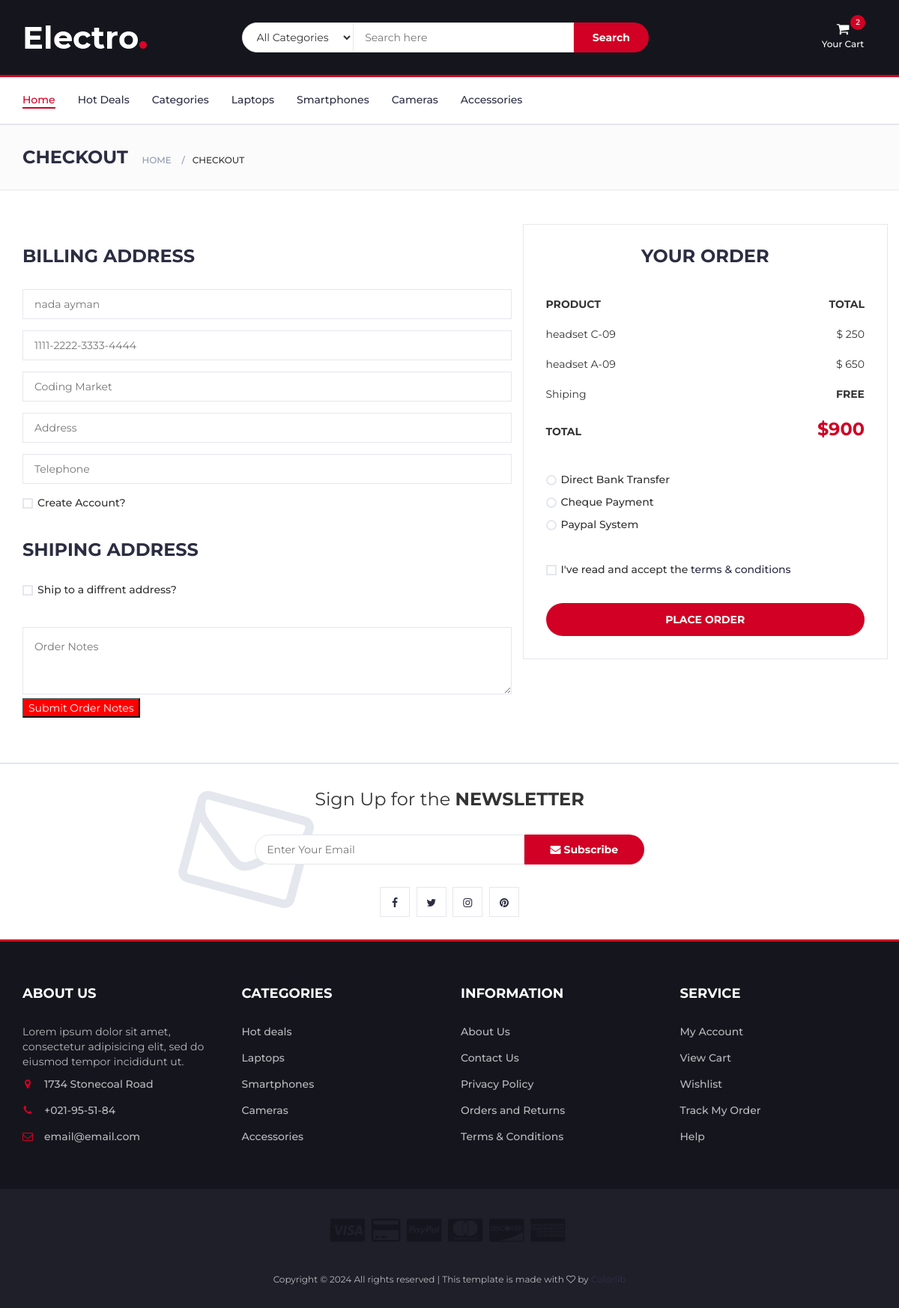
/checkout (signed in), run on the app's committed database.
### tables this page shows
CREATE TABLE "products" (
            id INTEGER PRIMARY KEY AUTOINCREMENT,
            name TEXT NOT NULL UNIQUE,
            description TEXT,
            price INTEGER NOT NULL,
            category TEXT NOT NULL,
            img TEXT
        );

### app.py (the view, shortened to what this page needs)
@app.route('/checkout', methods=['POST', 'GET'])
def checkout ():
    products_id, counter = db.get_cart_products(connection, session.get('username'))
    whole_products = []
    real_price = 0
    for id in products_id:
        whole_products.append(id)
        real_price += id[3]
    session['Correct_MAC'] = utils.create_mac(real_price)
    return render_template('checkout.html', products=whole_products, price=real_price, counter = counter, username = session.get('username'))

### db.py (called while the page is built)
def get_user(connection, username):
    cursor = connection.cursor()
    query = '''SELECT * FROM users WHERE username = ?'''
    cursor.execute(query, (username,))
    return cursor.fetchone()

def get_cart_products(connection, username):
    user = get_user(connection, username)
    cursor = connection.cursor()
    query ='''
        SELECT products_id
        FROM payment
        WHERE user_id = ?;
    '''
    cursor.execute(query, (user[0],))
    print("in get cart product")
    tmp = cursor.fetchall()
    print(tmp)
    print("hi")
    products =[]
    for product in tmp:
        products.append(get_product_byID(connection,product))
    return products, len(tmp)

def get_product_byID(connection, id):
    cursor = connection.cursor()
    query = '''SELECT * FROM products WHERE id = ?'''
    cursor.execute(query, id)
    return cursor.fetchone()

### utils.py (called while the page is built)
def create_mac(price):
    secret_key = b'supersecretkey'
    price_bytes = str(price).encode('utf-8')
    mac = hmac.new(secret_key, price_bytes, hashlib.sha256).hexdigest()
    return mac

### templates/checkout.html (shortened to what this page needs)
<!DOCTYPE html>
<html lang="en">
  <head>
    <link
      type="text/css"
      rel="stylesheet"
      href="../static/css/bootstrap.min.css"
    />
    <link type="text/css" rel="stylesheet" href="../static/css/slick.css" />
    <link
      type="text/css"
      rel="stylesheet"
      href="../static/css/slick-theme.css"
    />
    <link
      type="text/css"
      rel="stylesheet"
      href="../static/css/nouislider.min.css"
    />
    <link rel="stylesheet" href="../static/css/font-awesome.min.css" />
    <link type="text/css" rel="stylesheet" href="../static/css/style.css" />
  </head>
  <body>
    <header>
      <div id="header">
        <div class="container">
          <div class="row">
            <div class="col-md-3">
              <div class="header-logo">
                <a href="#" class="logo">
                  <img src="../assets/img/logo.png" alt="" />
                </a>
              </div>
            </div>
            <div class="col-md-6">
              <div class="header-search">
                <form>
                  <select class="input-select">
                    <option value="0">All Categories</option>
                  </select>
                  <input class="input" placeholder="Search here" />
                  <button class="search-btn">Search</button>
                </form>
              </div>
            </div>
            <div class="col-md-3 clearfix">
              <div class="header-ctn">
                <div class="dropdown">
                  <a
                    class="dropdown-toggle"
                    data-toggle="dropdown"
                    aria-expanded="true"
                  >
                    <i class="fa fa-shopping-cart"></i>
                    <span>Your Cart</span>
                    <div class="qty">{{counter}}</div>
                  </a>
                </div>
              </div>
            </div>
          </div>
        </div>
      </div>
    </header>
    <nav id="navigation">
      <div class="container">
        <div id="responsive-nav">
          <ul class="main-nav nav navbar-nav">
            <li class="active"><a href="#">Home</a></li>
            <li><a href="#">Hot Deals</a></li>
            <li><a href="#">Categories</a></li>
            <li><a href="#">Laptops</a></li>
            <li><a href="#">Smartphones</a></li>
            <li><a href="#">Cameras</a></li>
            <li><a href="#">Accessories</a></li>
          </ul>
        </div>
      </div>
    </nav>
    <div id="breadcrumb" class="section">
      <div class="container">
        <div class="row">
          <div class="col-md-12">
            <h3 class="breadcrumb-header">Checkout</h3>
            <ul class="breadcrumb-tree">
              <li><a href="#">Home</a></li>
              <li class="active">Checkout</li>
            </ul>
          </div>
        </div>
      </div>
    </div>
    <div class="section">
      <div class="container">
        <div class="row">
          <div class="col-md-7">
            <div class="billing-details">
              <div class="section-title">
                <h3 class="title">Billing address</h3>
              </div>
              <div class="form-group">
                <input
                  disabled
                  class="input disapled"
                  type="text"
                  name="username"
                  placeholder="{{username}}"
                />
              </div>
              <div class="form-group">
                <input
                  class="input"
                  type="text"
                  name="crad_number"
                  placeholder="1111-2222-3333-4444"
                />
              </div>
              <div class="form-group">
                <input
                  class="input"
                  type="text"
                  name="card holder"
                  placeholder="Coding Market"
                />
              </div>
              <div class="form-group">
                <input
                  class="input"
                  type="text"
                  name="address"
                  placeholder="Address"
                />
              </div>
              <div class="form-group">
                <input
                  class="input"
                  type="tel"
                  name="tel"
                  placeholder="Telephone"
                />
              </div>
              <div class="form-group">
                <div class="input-checkbox">
                  <label for="create-account">
                    <span></span>
                    Create Account?
                  </label>
                </div>
              </div>
            </div>
            <div class="shiping-details">
              <div class="section-title">
                <h3 class="title">Shiping address</h3>
              </div>
              <div class="input-checkbox">
                <label for="shiping-address">
                  <span></span>
                  Ship to a diffrent address?
                </label>
              </div>
            </div>
            <form action="/checkout" method="POST">
              <div class="order-notes">
                <textarea
                  class="input"
                  name="order_notes"
                  placeholder="Order Notes"
                ></textarea>
              </div>
              <button
                type="submit"
                ,
                style="background-color: red; color: white"
              >
                Submit Order Notes
              </button>
            </form>
          </div>
          <div class="col-md-5 order-details">
            <div class="section-title text-center">
              <h3 class="title">Your Order</h3>
            </div>
            <div class="order-summary">
              <div class="order-col">
                <div><strong>PRODUCT</strong></div>
                <div><strong>TOTAL</strong></div>
              </div>
              <div class="order-products">
                {% for product in products %}
                <div class="order-col">
                  <div>{{product[1]}}</div>
                  <div>$ {{product[3]}}</div>
                </div>
                {% endfor %}
              </div>
              <div class="order-col">
                <div>Shiping</div>
                <div><strong>FREE</strong></div>
              </div>
              <div class="order-col">
                <div><strong>TOTAL</strong></div>
                <div><strong class="order-total">${{price}}</strong></div>
              </div>
            </div>
            <div class="payment-method">
              <div class="input-radio">
                <label for="payment-1">
                  <span></span>
                  Direct Bank Transfer
                </label>
              </div>
              <div class="input-radio">
                <label for="payment-2">
                  <span></span>
                  Cheque Payment
                </label>
              </div>
              <div class="input-radio">
                <label for="payment-3">
                  <span></span>
                  Paypal System
                </label>
              </div>
            </div>
            <div class="input-checkbox">
              <label for="terms">
                <span></span>
                I've read and accept the <a href="#">terms & conditions</a>
              </label>
            </div>
            <a
              href="{{ url_for('confirm', price=price)}}"
              class="primary-btn order-submit"
              >Place order</a
            >
          </div>
        </div>
      </div>
    </div>
    <div id="newsletter" class="section">
      <div class="container">
        <div class="row">
          <div class="col-md-12">
            <div class="newsletter">
              <p>Sign Up for the <strong>NEWSLETTER</strong></p>
              <form>
                <input
                  class="input"
                  type="email"
                  placeholder="Enter Your Email"
                />
                <button class="newsletter-btn">
                  <i class="fa fa-envelope"></i> Subscribe
                </button>
              </form>
              <ul class="newsletter-follow">
                <li>
                  <a href="#"><i class="fa fa-facebook"></i></a>
                </li>
                <li>
                  <a href="#"><i class="fa fa-twitter"></i></a>
                </li>
                <li>
                  <a href="#"><i class="fa fa-instagram"></i></a>
                </li>
                <li>
                  <a href="#"><i class="fa fa-pinterest"></i></a>
                </li>
              </ul>
            </div>
          </div>
        </div>
      </div>
    </div>
    <footer id="footer">
      <div class="section">
        <div class="container">
          <div class="row">
            <div class="col-md-3 col-xs-6">
              <div class="footer">
                <h3 class="footer-title">About Us</h3>
                <p>
                  Lorem ipsum dolor sit amet, consectetur adipisicing elit, sed
                  do eiusmod tempor incididunt ut.
                </p>
                <ul class="footer-links">
                  <li>
                    <a href="#"
                      ><i class="fa fa-map-marker"></i>1734 Stonecoal Road</a
                    >
                  </li>
                  <li>
                    <a href="#"><i class="fa fa-phone"></i>+021-95-51-84</a>
                  </li>
                  <li>
                    <a href="#"
                      ><i class="fa fa-envelope-o"></i>email@email.com</a
                    >
                  </li>
                </ul>
              </div>
            </div>
            <div class="col-md-3 col-xs-6">
              <div class="footer">
                <h3 class="footer-title">Categories</h3>
                <ul class="footer-links">
                  <li><a href="#">Hot deals</a></li>
                  <li><a href="#">Laptops</a></li>
                  <li><a href="#">Smartphones</a></li>
                  <li><a href="#">Cameras</a></li>
                  <li><a href="#">Accessories</a></li>
                </ul>
              </div>
            </div>
            <div class="col-md-3 col-xs-6">
              <div class="footer">
                <h3 class="footer-title">Information</h3>
                <ul class="footer-links">
                  <li><a href="#">About Us</a></li>
                  <li><a href="#">Contact Us</a></li>
                  <li><a href="#">Privacy Policy</a></li>
                  <li><a href="#">Orders and Returns</a></li>
                  <li><a href="#">Terms & Conditions</a></li>
                </ul>
              </div>
            </div>
            <div class="col-md-3 col-xs-6">
              <div class="footer">
                <h3 class="footer-title">Service</h3>
                <ul class="footer-links">
                  <li><a href="#">My Account</a></li>
                  <li><a href="#">View Cart</a></li>
                  <li><a href="#">Wishlist</a></li>
                  <li><a href="#">Track My Order</a></li>
                  <li><a href="#">Help</a></li>
                </ul>
              </div>
            </div>
          </div>
        </div>
      </div>
      <div id="bottom-footer" class="section">
        <div class="container">
          <div class="row">
            <div class="col-md-12 text-center">
              <ul class="footer-payments">
                <li>
                  <a href="#"><i class="fa fa-cc-visa"></i></a>
                </li>
                <li>
                  <a href="#"><i class="fa fa-credit-card"></i></a>
                </li>
                <li>
                  <a href="#"><i class="fa fa-cc-paypal"></i></a>
                </li>
                <li>
                  <a href="#"><i class="fa fa-cc-mastercard"></i></a>
                </li>
                <li>
                  <a href="#"><i class="fa fa-cc-discover"></i></a>
                </li>
                <li>
                  <a href="#"><i class="fa fa-cc-amex"></i></a>
                </li>
              </ul>
              <span class="copyright">
                Copyright &copy;
                All rights reserved | This template is made with
                <i class="fa fa-heart-o" aria-hidden="true"></i> by
                <a href="https://colorlib.com" target="_blank">Colorlib</a>
              </span>
            </div>
          </div>
        </div>
      </div>
    </footer>
  </body>
</html>

### data on the page
products: name "headset C-09", price "250"
products: name "headset A-09", price "650"

### other printed values
{{ counter }} "2"
{{ price }} "900"
